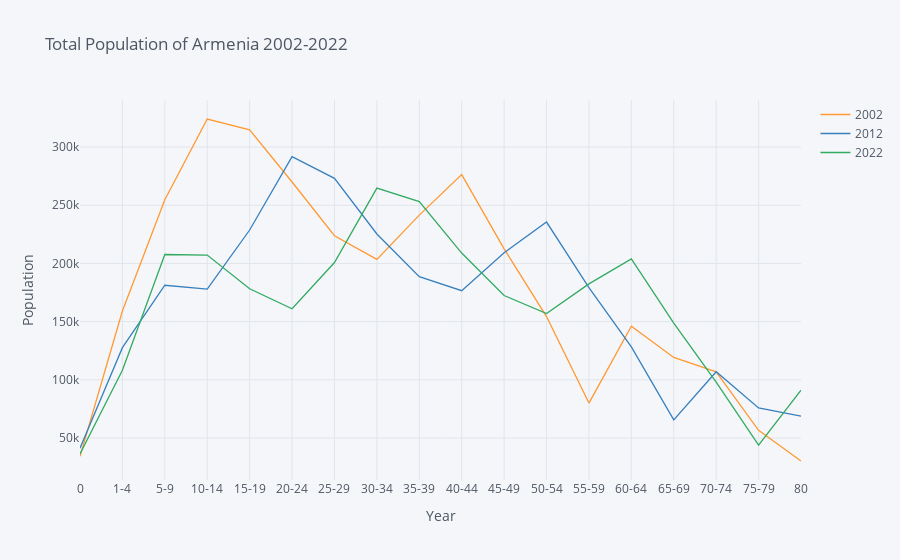

The notebook cell saved with this chart:
### Markdown cell above
### What populational waves are there? What generations?

### Code cell
total_pop.iloc[:18, [0, 10, 20]].iplot(yTitle='Population', xTitle='Year',
                         title='Total Population of Armenia 2002-2022')

### Figure 1 — Plotly figure (JSON) as saved in the notebook; plotly's stock layout.template omitted (floating-point values rounded to 4 significant figures)
{"data": [{"line": {"color": "rgba(255, 153, 51, 1.0)", "dash": "solid", "shape": "linear", "width": 1.3}, "mode": "lines", "name": "2002", "text": "", "type": "scatter", "x": ["0", "1-4", "5-9", "10-14", "15-19", "20-24", "25-29", "30-34", "35-39", "40-44", "45-49", "50-54", "55-59", "60-64", "65-69", "70-74", "75-79", "80"], "y": [34386, 159133, 254736, 324107, 314747, 269994, 223819, 203460, 241538, 276357, 212567, 154352, 80029, 145995, 119270, 106890, 56670, 30267]}, {"line": {"color": "rgba(55, 128, 191, 1.0)", "dash": "solid", "shape": "linear", "width": 1.3}, "mode": "lines", "name": "2012", "text": "", "type": "scatter", "x": ["0", "1-4", "5-9", "10-14", "15-19", "20-24", "25-29", "30-34", "35-39", "40-44", "45-49", "50-54", "55-59", "60-64", "65-69", "70-74", "75-79", "80"], "y": [41327, 127650, 181270, 177949, 228722, 291784, 273127, 225295, 188637, 176565, 209143, 235571, 179144, 128388, 65555, 106946, 75844, 68732]}, {"line": {"color": "rgba(50, 171, 96, 1.0)", "dash": "solid", "shape": "linear", "width": 1.3}, "mode": "lines", "name": "2022", "text": "", "type": "scatter", "x": ["0", "1-4", "5-9", "10-14", "15-19", "20-24", "25-29", "30-34", "35-39", "40-44", "45-49", "50-54", "55-59", "60-64", "65-69", "70-74", "75-79", "80"], "y": [36393, 108209, 207697, 207235, 178218, 161052, 200780, 264724, 253218, 208910, 172459, 156934, 182454, 203929, 148784, 98058, 43900, 91055]}], "layout": {"legend": {"bgcolor": "#F5F6F9", "font": {"color": "#4D5663"}}, "paper_bgcolor": "#F5F6F9", "plot_bgcolor": "#F5F6F9", "title": {"font": {"color": "#4D5663"}, "text": "Total Population of Armenia 2002-2022"}, "xaxis": {"gridcolor": "#E1E5ED", "showgrid": true, "tickfont": {"color": "#4D5663"}, "title": {"font": {"color": "#4D5663"}, "text": "Year"}, "zerolinecolor": "#E1E5ED"}, "yaxis": {"gridcolor": "#E1E5ED", "showgrid": true, "tickfont": {"color": "#4D5663"}, "title": {"font": {"color": "#4D5663"}, "text": "Population"}, "zerolinecolor": "#E1E5ED"}}}
